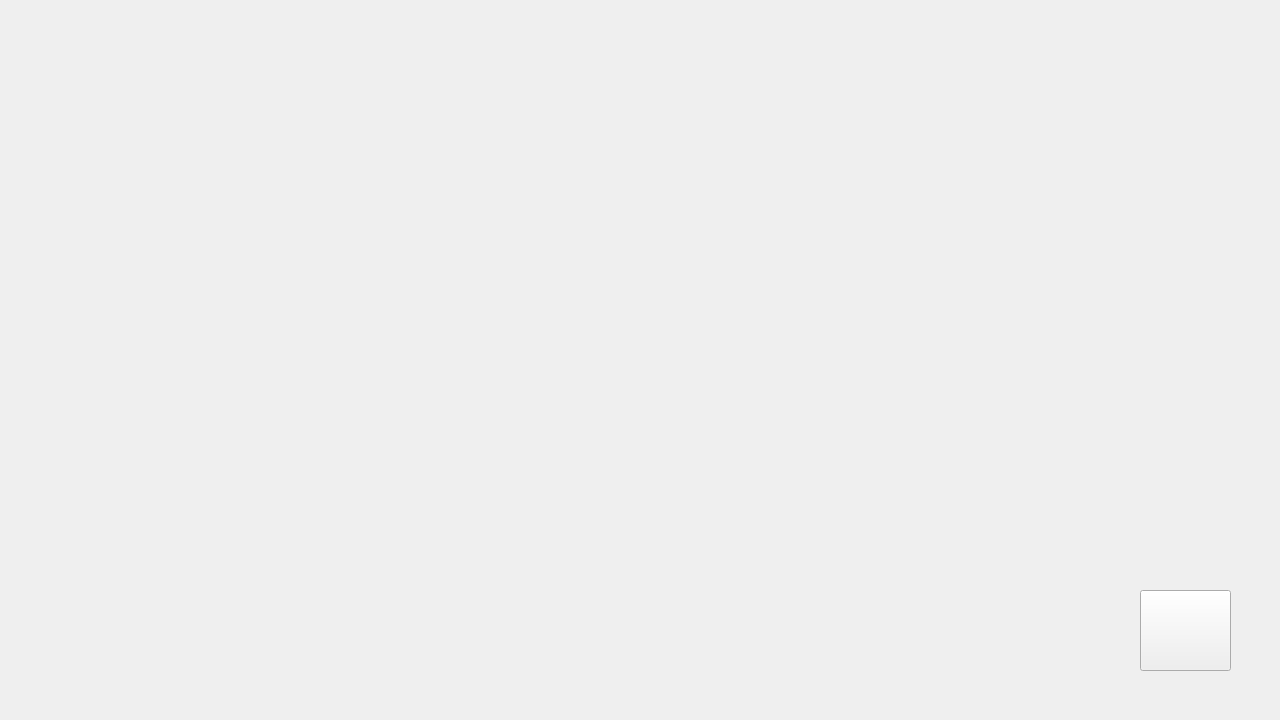
<?xml version="1.0" encoding="UTF-8"?>
<ui version="4.0">
 <class>PantallaInfo</class>
 <widget class="QWidget" name="PantallaInfo">
  <property name="geometry">
   <rect>
    <x>0</x>
    <y>0</y>
    <width>1280</width>
    <height>720</height>
   </rect>
  </property>
  <property name="windowTitle">
   <string>Form</string>
  </property>
  <widget class="QPushButton" name="okBoton">
   <property name="geometry">
    <rect>
     <x>1140</x>
     <y>590</y>
     <width>91</width>
     <height>81</height>
    </rect>
   </property>
   <property name="styleSheet">
    <string notr="true">border-image: url(:/new/prefix1/Images/acceptBoton.png);</string>
   </property>
   <property name="text">
    <string/>
   </property>
  </widget>
  <widget class="QLabel" name="label">
   <property name="geometry">
    <rect>
     <x>0</x>
     <y>0</y>
     <width>1280</width>
     <height>720</height>
    </rect>
   </property>
   <property name="styleSheet">
    <string notr="true">border-image: url(:/new/prefix1/Images/LibroAcuerdos.png);</string>
   </property>
   <property name="text">
    <string/>
   </property>
  </widget>
  <zorder>label</zorder>
  <zorder>okBoton</zorder>
 </widget>
 <resources/>
 <connections/>
</ui>
